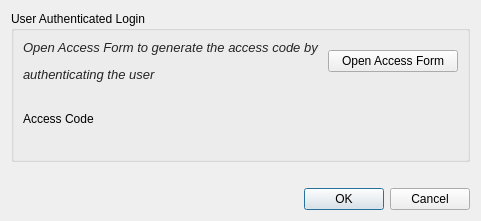
<?xml version="1.0" encoding="UTF-8"?>
<ui version="4.0">
 <class>Dialog</class>
 <widget class="QDialog" name="Dialog">
  <property name="geometry">
   <rect>
    <x>0</x>
    <y>0</y>
    <width>481</width>
    <height>221</height>
   </rect>
  </property>
  <property name="windowTitle">
   <string>Temporary Session Dialog</string>
  </property>
  <layout class="QVBoxLayout" name="verticalLayout" stretch="1,0,0">
   <item>
    <widget class="QGroupBox" name="group_auth">
     <property name="sizePolicy">
      <sizepolicy hsizetype="Preferred" vsizetype="Ignored">
       <horstretch>0</horstretch>
       <verstretch>0</verstretch>
      </sizepolicy>
     </property>
     <property name="minimumSize">
      <size>
       <width>0</width>
       <height>0</height>
      </size>
     </property>
     <property name="maximumSize">
      <size>
       <width>16777215</width>
       <height>16777215</height>
      </size>
     </property>
     <property name="title">
      <string>User Authenticated Login</string>
     </property>
     <layout class="QGridLayout" name="gridLayout_4">
      <item row="1" column="3">
       <spacer name="horizontalSpacer_2">
        <property name="orientation">
         <enum>Qt::Horizontal</enum>
        </property>
        <property name="sizeHint" stdset="0">
         <size>
          <width>104</width>
          <height>20</height>
         </size>
        </property>
       </spacer>
      </item>
      <item row="1" column="0">
       <widget class="QLabel" name="label_access_code">
        <property name="text">
         <string>Access Code</string>
        </property>
       </widget>
      </item>
      <item row="0" column="2" colspan="2">
       <widget class="QPushButton" name="authenticate_button">
        <property name="toolTip">
         <string> Open browser to generate the access code by authenticating the user</string>
        </property>
        <property name="text">
         <string>Open Access Form</string>
        </property>
        <property name="autoDefault">
         <bool>false</bool>
        </property>
       </widget>
      </item>
      <item row="0" column="0" colspan="2">
       <widget class="QLabel" name="info_label">
        <property name="enabled">
         <bool>true</bool>
        </property>
        <property name="sizePolicy">
         <sizepolicy hsizetype="Preferred" vsizetype="Fixed">
          <horstretch>0</horstretch>
          <verstretch>0</verstretch>
         </sizepolicy>
        </property>
        <property name="minimumSize">
         <size>
          <width>0</width>
          <height>20</height>
         </size>
        </property>
        <property name="styleSheet">
         <string notr="true"/>
        </property>
        <property name="text">
         <string>&lt;html&gt;&lt;head/&gt;&lt;body&gt;&lt;p&gt;&lt;span style=&quot; font-size:10pt; font-style:italic; color:#242424;&quot;&gt;Open Access Form to generate the access code by &lt;/span&gt;&lt;/p&gt;&lt;p&gt;&lt;span style=&quot; font-size:10pt; font-style:italic; color:#242424;&quot;&gt;authenticating the user&lt;/span&gt;&lt;/p&gt;&lt;/body&gt;&lt;/html&gt;</string>
        </property>
        <property name="textFormat">
         <enum>Qt::AutoText</enum>
        </property>
       </widget>
      </item>
      <item row="1" column="1" colspan="2">
       <layout class="QHBoxLayout" name="access_widget_layout">
        <property name="rightMargin">
         <number>10</number>
        </property>
       </layout>
      </item>
     </layout>
    </widget>
   </item>
   <item>
    <widget class="QLabel" name="error_label">
     <property name="text">
      <string/>
     </property>
    </widget>
   </item>
   <item>
    <widget class="QDialogButtonBox" name="buttonBox">
     <property name="orientation">
      <enum>Qt::Horizontal</enum>
     </property>
     <property name="standardButtons">
      <set>QDialogButtonBox::Cancel|QDialogButtonBox::Ok</set>
     </property>
    </widget>
   </item>
  </layout>
 </widget>
 <resources/>
 <connections>
  <connection>
   <sender>buttonBox</sender>
   <signal>accepted()</signal>
   <receiver>Dialog</receiver>
   <slot>accept()</slot>
   <hints>
    <hint type="sourcelabel">
     <x>248</x>
     <y>254</y>
    </hint>
    <hint type="destinationlabel">
     <x>157</x>
     <y>274</y>
    </hint>
   </hints>
  </connection>
  <connection>
   <sender>buttonBox</sender>
   <signal>rejected()</signal>
   <receiver>Dialog</receiver>
   <slot>reject()</slot>
   <hints>
    <hint type="sourcelabel">
     <x>316</x>
     <y>260</y>
    </hint>
    <hint type="destinationlabel">
     <x>286</x>
     <y>274</y>
    </hint>
   </hints>
  </connection>
 </connections>
</ui>
